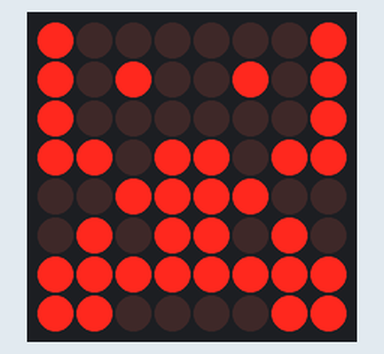
This sketch was run on a simulated Arduino Uno, built with avr-gcc and run on an emulated ATmega328P. On the bench: 8×8 LED matrix. Wiring (inferred from the names in the program): LED matrix (orientation assumed): rows pin 5, pin 12, pin 13, pin 8, A2, pin 7, pin 3, pin 2; columns pin 9, pin 4, A0, pin 6, pin 10, A1, pin 11, A3.

Above: at 0.1 s.

The sketch:

led_matrix.ino
```cpp
#define COL_1 9
#define COL_2 4
#define COL_3 A0
#define COL_4 6
#define COL_5 10
#define COL_6 A1
#define COL_7 11
#define COL_8 A3

#define ROW_1 5
#define ROW_2 12
#define ROW_3 13
#define ROW_4 8
#define ROW_5 A2
#define ROW_6 7
#define ROW_7 3
#define ROW_8 2

const byte rows[] = {
    ROW_1, ROW_2, ROW_3, ROW_4, ROW_5, ROW_6, ROW_7, ROW_8
};
const byte col[] = {
  COL_1,COL_2, COL_3, COL_4, COL_5, COL_6, COL_7, COL_8
};

// byte ALL[]    = {B11111111,B11111111,B11111111,B11111111,B11111111,B11111111,B11111111,B11111111};
// byte EX[]     = {B00000000,B00010000,B00010000,B00010000,B00010000,B00000000,B00010000,B00000000};
// byte A[]      = {B00000000,B00111100,B01100110,B01100110,B01111110,B01100110,B01100110,B01100110};
// byte B[]      = {B01111000,B01001000,B01001000,B01110000,B01001000,B01000100,B01000100,B01111100};
// byte C[]      = {B00000000,B00011110,B00100000,B01000000,B01000000,B01000000,B00100000,B00011110};
// byte D[]      = {B00000000,B00111000,B00100100,B00100010,B00100010,B00100100,B00111000,B00000000};
// byte E[]      = {B00000000,B00111100,B00100000,B00111000,B00100000,B00100000,B00111100,B00000000};
// byte F[]      = {B00000000,B00111100,B00100000,B00111000,B00100000,B00100000,B00100000,B00000000};
// byte G[]      = {B00000000,B00111110,B00100000,B00100000,B00101110,B00100010,B00111110,B00000000};
// byte H[]      = {B00000000,B00100100,B00100100,B00111100,B00100100,B00100100,B00100100,B00000000};
// byte I[]      = {B00000000,B00111000,B00010000,B00010000,B00010000,B00010000,B00111000,B00000000};
// byte J[]      = {B00000000,B00011100,B00001000,B00001000,B00001000,B00101000,B00111000,B00000000};
// byte K[]      = {B00000000,B00100100,B00101000,B00110000,B00101000,B00100100,B00100100,B00000000};
// byte L[]      = {B00000000,B00100000,B00100000,B00100000,B00100000,B00100000,B00111100,B00000000};
// byte M[]      = {B00000000,B00000000,B01000100,B10101010,B10010010,B10000010,B10000010,B00000000};
// byte N[]      = {B00000000,B00100010,B00110010,B00101010,B00100110,B00100010,B00000000,B00000000};
// byte O[]      = {B00000000,B00111100,B01000010,B01000010,B01000010,B01000010,B00111100,B00000000};
// byte P[]      = {B00000000,B00111000,B00100100,B00100100,B00111000,B00100000,B00100000,B00000000};
// byte Q[]      = {B00000000,B00111100,B01000010,B01000010,B01000010,B01000110,B00111110,B00000001};
// byte R[]      = {B00000000,B00111000,B00100100,B00100100,B00111000,B00100100,B00100100,B00000000};
// byte S[]      = {B00000000,B00111100,B00100000,B00111100,B00000100,B00000100,B00111100,B00000000};
// byte T[]      = {B00000000,B01111100,B00010000,B00010000,B00010000,B00010000,B00010000,B00000000};
// byte U[]      = {B00000000,B01000010,B01000010,B01000010,B01000010,B00100100,B00011000,B00000000};
// byte V[]      = {B00000000,B00100010,B00100010,B00100010,B00010100,B00010100,B00001000,B00000000};
// byte W[]      = {B00000000,B10000010,B10010010,B01010100,B01010100,B00101000,B00000000,B00000000};
// byte X[]      = {B00000000,B01000010,B00100100,B00011000,B00011000,B00100100,B01000010,B00000000};
// byte Y[]      = {B00000000,B01000100,B00101000,B00010000,B00010000,B00010000,B00010000,B00000000};
// byte Z[]      = {B00000000,B00111100,B00000100,B00001000,B00010000,B00100000,B00111100,B00000000};
// byte LOVE[]   = {B00000000,B01100110,B11111111,B11111111,B01111110,B00111100,B00011000,B00000000};
// byte DEATH[]  = {B00000000,B01100110,B01111110,B00111100,B00111100,B01111110,B01100110,B00000000};
// byte ROBOT[]  = {B00000000,B01111110,B01011010,B01111110,B01111110,B01111110,B01111110,B00000000};
// byte FACE[]   = {B11111111,B10000001,B00000000,B10000001,B00111100,B00011100,B00000000,B00000000};
// byte HERO1[]  = {B10011001,B10111101,B01011010,B01111110,B01000010,B00111100,B11011011,B10000001};
// byte HERO2[]  = {B10000000,B10011000,B10111100,B10111100,B11111110,B10111110,B10111100,B10100100};
byte HERO[] = {B10000001,B10100101,B10000001,B11011011,B00111100,B01011010,B11111111,B11000011};

void setup()
{
    Serial.begin(9600);
    for (byte i = 2; i <= 13; i++)
        pinMode(i, OUTPUT);
    pinMode(A0, OUTPUT);
    pinMode(A1, OUTPUT);
    pinMode(A2, OUTPUT);
    pinMode(A3, OUTPUT);
}

float timeCount = 0;

void loop() {
// delay(10);
// timeCount += 1;

// if(timeCount <  40)
// {
// drawScreen(LOVE);
// }
// else if (timeCount <  100)
// {
// drawScreen(HERO1);
// }
// else if (timeCount <  160)
// {
// drawScreen(ROBOT);
// }
// else if (timeCount < 220)
// {
// drawScreen(HERO2);
// }
// else {
// timeCount = 0;
// }
drawScreen(HERO);
}

void  drawScreen(byte buffer2[]) {
    for (byte i = 0; i < 8; i++)
     {
        digitalWrite(rows[i], HIGH);
        for (byte a = 0; a < 8; a++)
        {
          digitalWrite(col[a], (~buffer2[i] >> a) & 0x01);

          delayMicroseconds(100);
          digitalWrite(col[a], 1);
        }
        digitalWrite(rows[i], LOW);
    }
}
```
